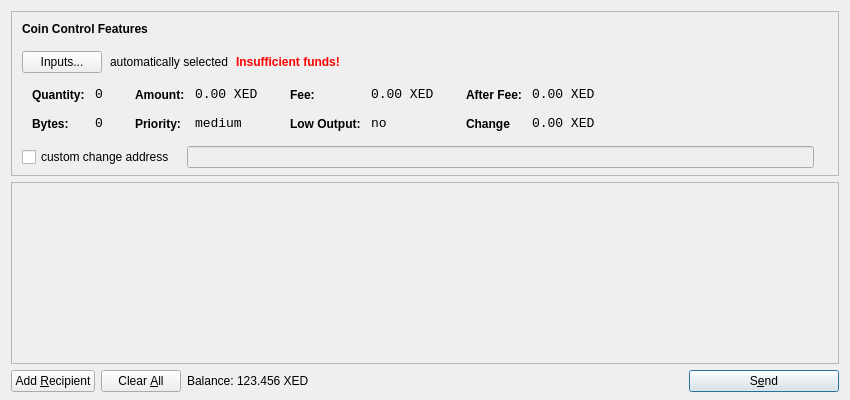
<?xml version="1.0" encoding="UTF-8"?>
<ui version="4.0">
 <class>SendCoinsDialog</class>
 <widget class="QDialog" name="SendCoinsDialog">
  <property name="geometry">
   <rect>
    <x>0</x>
    <y>0</y>
    <width>850</width>
    <height>400</height>
   </rect>
  </property>
  <property name="windowTitle">
   <string>Send Coins</string>
  </property>
  <layout class="QVBoxLayout" name="verticalLayout" stretch="0,1,0">
   <property name="bottomMargin">
    <number>8</number>
   </property>
   <item>
    <widget class="QFrame" name="frameCoinControl">
     <property name="sizePolicy">
      <sizepolicy hsizetype="Expanding" vsizetype="Expanding">
       <horstretch>0</horstretch>
       <verstretch>0</verstretch>
      </sizepolicy>
     </property>
     <property name="maximumSize">
      <size>
       <width>16777215</width>
       <height>16777215</height>
      </size>
     </property>
     <property name="frameShape">
      <enum>QFrame::StyledPanel</enum>
     </property>
     <property name="frameShadow">
      <enum>QFrame::Sunken</enum>
     </property>
     <layout class="QVBoxLayout" name="verticalLayoutCoinControl2">
      <property name="spacing">
       <number>-1</number>
      </property>
      <property name="leftMargin">
       <number>0</number>
      </property>
      <property name="topMargin">
       <number>0</number>
      </property>
      <property name="rightMargin">
       <number>0</number>
      </property>
      <property name="bottomMargin">
       <number>6</number>
      </property>
      <item>
       <layout class="QVBoxLayout" name="verticalLayoutCoinControl" stretch="0,0,0,0,1">
        <property name="spacing">
         <number>0</number>
        </property>
        <property name="leftMargin">
         <number>10</number>
        </property>
        <property name="topMargin">
         <number>10</number>
        </property>
        <item>
         <layout class="QHBoxLayout" name="horizontalLayoutCoinControl1">
          <property name="bottomMargin">
           <number>15</number>
          </property>
          <item>
           <widget class="QLabel" name="labelCoinControlFeatures">
            <property name="sizePolicy">
             <sizepolicy hsizetype="Preferred" vsizetype="Maximum">
              <horstretch>0</horstretch>
              <verstretch>0</verstretch>
             </sizepolicy>
            </property>
            <property name="font">
             <font>
              <weight>75</weight>
              <bold>true</bold>
             </font>
            </property>
            <property name="styleSheet">
             <string notr="true">font-weight:bold;</string>
            </property>
            <property name="text">
             <string>Coin Control Features</string>
            </property>
           </widget>
          </item>
         </layout>
        </item>
        <item>
         <layout class="QHBoxLayout" name="horizontalLayoutCoinControl2" stretch="0,0,0,0">
          <property name="spacing">
           <number>8</number>
          </property>
          <property name="bottomMargin">
           <number>10</number>
          </property>
          <item>
           <widget class="QPushButton" name="pushButtonCoinControl">
            <property name="styleSheet">
             <string notr="true"/>
            </property>
            <property name="text">
             <string>Inputs...</string>
            </property>
           </widget>
          </item>
          <item>
           <widget class="QLabel" name="labelCoinControlAutomaticallySelected">
            <property name="text">
             <string>automatically selected</string>
            </property>
            <property name="margin">
             <number>5</number>
            </property>
           </widget>
          </item>
          <item>
           <widget class="QLabel" name="labelCoinControlInsuffFunds">
            <property name="font">
             <font>
              <weight>75</weight>
              <bold>true</bold>
             </font>
            </property>
            <property name="styleSheet">
             <string notr="true">color:red;font-weight:bold;</string>
            </property>
            <property name="text">
             <string>Insufficient funds!</string>
            </property>
            <property name="margin">
             <number>5</number>
            </property>
           </widget>
          </item>
          <item>
           <spacer name="horizontalSpacerCoinControl">
            <property name="orientation">
             <enum>Qt::Horizontal</enum>
            </property>
            <property name="sizeHint" stdset="0">
             <size>
              <width>40</width>
              <height>1</height>
             </size>
            </property>
           </spacer>
          </item>
         </layout>
        </item>
        <item>
         <widget class="QWidget" name="widgetCoinControl" native="true">
          <property name="sizePolicy">
           <sizepolicy hsizetype="Preferred" vsizetype="Preferred">
            <horstretch>0</horstretch>
            <verstretch>0</verstretch>
           </sizepolicy>
          </property>
          <property name="minimumSize">
           <size>
            <width>0</width>
            <height>0</height>
           </size>
          </property>
          <property name="styleSheet">
           <string notr="true"/>
          </property>
          <layout class="QHBoxLayout" name="horizontalLayoutCoinControl5">
           <property name="margin">
            <number>0</number>
           </property>
           <item>
            <layout class="QHBoxLayout" name="horizontalLayoutCoinControl3" stretch="0,0,0,1">
             <property name="spacing">
              <number>20</number>
             </property>
             <property name="topMargin">
              <number>0</number>
             </property>
             <property name="bottomMargin">
              <number>10</number>
             </property>
             <item>
              <layout class="QFormLayout" name="formLayoutCoinControl1">
               <property name="horizontalSpacing">
                <number>10</number>
               </property>
               <property name="verticalSpacing">
                <number>14</number>
               </property>
               <property name="leftMargin">
                <number>10</number>
               </property>
               <property name="topMargin">
                <number>4</number>
               </property>
               <property name="rightMargin">
                <number>6</number>
               </property>
               <item row="0" column="0">
                <widget class="QLabel" name="labelCoinControlQuantityText">
                 <property name="styleSheet">
                  <string notr="true">font-weight:bold;</string>
                 </property>
                 <property name="text">
                  <string>Quantity:</string>
                 </property>
                 <property name="margin">
                  <number>0</number>
                 </property>
                </widget>
               </item>
               <item row="0" column="1">
                <widget class="QLabel" name="labelCoinControlQuantity">
                 <property name="font">
                  <font>
                   <family>Monospace</family>
                   <pointsize>10</pointsize>
                  </font>
                 </property>
                 <property name="cursor">
                  <cursorShape>IBeamCursor</cursorShape>
                 </property>
                 <property name="contextMenuPolicy">
                  <enum>Qt::ActionsContextMenu</enum>
                 </property>
                 <property name="text">
                  <string>0</string>
                 </property>
                 <property name="margin">
                  <number>0</number>
                 </property>
                 <property name="textInteractionFlags">
                  <set>Qt::LinksAccessibleByMouse|Qt::TextSelectableByKeyboard|Qt::TextSelectableByMouse</set>
                 </property>
                </widget>
               </item>
               <item row="1" column="0">
                <widget class="QLabel" name="labelCoinControlBytesText">
                 <property name="styleSheet">
                  <string notr="true">font-weight:bold;</string>
                 </property>
                 <property name="text">
                  <string>Bytes:</string>
                 </property>
                </widget>
               </item>
               <item row="1" column="1">
                <widget class="QLabel" name="labelCoinControlBytes">
                 <property name="font">
                  <font>
                   <family>Monospace</family>
                   <pointsize>10</pointsize>
                  </font>
                 </property>
                 <property name="cursor">
                  <cursorShape>IBeamCursor</cursorShape>
                 </property>
                 <property name="contextMenuPolicy">
                  <enum>Qt::ActionsContextMenu</enum>
                 </property>
                 <property name="text">
                  <string>0</string>
                 </property>
                 <property name="textInteractionFlags">
                  <set>Qt::LinksAccessibleByMouse|Qt::TextSelectableByKeyboard|Qt::TextSelectableByMouse</set>
                 </property>
                </widget>
               </item>
              </layout>
             </item>
             <item>
              <layout class="QFormLayout" name="formLayoutCoinControl2">
               <property name="horizontalSpacing">
                <number>10</number>
               </property>
               <property name="verticalSpacing">
                <number>14</number>
               </property>
               <property name="leftMargin">
                <number>6</number>
               </property>
               <property name="topMargin">
                <number>4</number>
               </property>
               <property name="rightMargin">
                <number>6</number>
               </property>
               <item row="0" column="0">
                <widget class="QLabel" name="labelCoinControlAmountText">
                 <property name="styleSheet">
                  <string notr="true">font-weight:bold;</string>
                 </property>
                 <property name="text">
                  <string>Amount:</string>
                 </property>
                 <property name="margin">
                  <number>0</number>
                 </property>
                </widget>
               </item>
               <item row="0" column="1">
                <widget class="QLabel" name="labelCoinControlAmount">
                 <property name="font">
                  <font>
                   <family>Monospace</family>
                   <pointsize>10</pointsize>
                  </font>
                 </property>
                 <property name="cursor">
                  <cursorShape>IBeamCursor</cursorShape>
                 </property>
                 <property name="contextMenuPolicy">
                  <enum>Qt::ActionsContextMenu</enum>
                 </property>
                 <property name="text">
                  <string>0.00 XED</string>
                 </property>
                 <property name="textInteractionFlags">
                  <set>Qt::LinksAccessibleByMouse|Qt::TextSelectableByKeyboard|Qt::TextSelectableByMouse</set>
                 </property>
                </widget>
               </item>
               <item row="1" column="0">
                <widget class="QLabel" name="labelCoinControlPriorityText">
                 <property name="styleSheet">
                  <string notr="true">font-weight:bold;</string>
                 </property>
                 <property name="text">
                  <string>Priority:</string>
                 </property>
                </widget>
               </item>
               <item row="1" column="1">
                <widget class="QLabel" name="labelCoinControlPriority">
                 <property name="font">
                  <font>
                   <family>Monospace</family>
                   <pointsize>10</pointsize>
                  </font>
                 </property>
                 <property name="cursor">
                  <cursorShape>IBeamCursor</cursorShape>
                 </property>
                 <property name="contextMenuPolicy">
                  <enum>Qt::ActionsContextMenu</enum>
                 </property>
                 <property name="text">
                  <string>medium</string>
                 </property>
                 <property name="textInteractionFlags">
                  <set>Qt::LinksAccessibleByMouse|Qt::TextSelectableByKeyboard|Qt::TextSelectableByMouse</set>
                 </property>
                </widget>
               </item>
              </layout>
             </item>
             <item>
              <layout class="QFormLayout" name="formLayoutCoinControl3">
               <property name="horizontalSpacing">
                <number>10</number>
               </property>
               <property name="verticalSpacing">
                <number>14</number>
               </property>
               <property name="leftMargin">
                <number>6</number>
               </property>
               <property name="topMargin">
                <number>4</number>
               </property>
               <property name="rightMargin">
                <number>6</number>
               </property>
               <item row="0" column="0">
                <widget class="QLabel" name="labelCoinControlFeeText">
                 <property name="styleSheet">
                  <string notr="true">font-weight:bold;</string>
                 </property>
                 <property name="text">
                  <string>Fee:</string>
                 </property>
                 <property name="margin">
                  <number>0</number>
                 </property>
                </widget>
               </item>
               <item row="0" column="1">
                <widget class="QLabel" name="labelCoinControlFee">
                 <property name="font">
                  <font>
                   <family>Monospace</family>
                   <pointsize>10</pointsize>
                  </font>
                 </property>
                 <property name="cursor">
                  <cursorShape>IBeamCursor</cursorShape>
                 </property>
                 <property name="contextMenuPolicy">
                  <enum>Qt::ActionsContextMenu</enum>
                 </property>
                 <property name="text">
                  <string>0.00 XED</string>
                 </property>
                 <property name="textInteractionFlags">
                  <set>Qt::LinksAccessibleByMouse|Qt::TextSelectableByKeyboard|Qt::TextSelectableByMouse</set>
                 </property>
                </widget>
               </item>
               <item row="1" column="0">
                <widget class="QLabel" name="labelCoinControlLowOutputText">
                 <property name="styleSheet">
                  <string notr="true">font-weight:bold;</string>
                 </property>
                 <property name="text">
                  <string>Low Output:</string>
                 </property>
                </widget>
               </item>
               <item row="1" column="1">
                <widget class="QLabel" name="labelCoinControlLowOutput">
                 <property name="font">
                  <font>
                   <family>Monospace</family>
                   <pointsize>10</pointsize>
                  </font>
                 </property>
                 <property name="cursor">
                  <cursorShape>IBeamCursor</cursorShape>
                 </property>
                 <property name="contextMenuPolicy">
                  <enum>Qt::ActionsContextMenu</enum>
                 </property>
                 <property name="text">
                  <string>no</string>
                 </property>
                 <property name="textInteractionFlags">
                  <set>Qt::LinksAccessibleByMouse|Qt::TextSelectableByKeyboard|Qt::TextSelectableByMouse</set>
                 </property>
                </widget>
               </item>
              </layout>
             </item>
             <item>
              <layout class="QFormLayout" name="formLayoutCoinControl4">
               <property name="horizontalSpacing">
                <number>10</number>
               </property>
               <property name="verticalSpacing">
                <number>14</number>
               </property>
               <property name="leftMargin">
                <number>6</number>
               </property>
               <property name="topMargin">
                <number>4</number>
               </property>
               <property name="rightMargin">
                <number>6</number>
               </property>
               <item row="0" column="0">
                <widget class="QLabel" name="labelCoinControlAfterFeeText">
                 <property name="styleSheet">
                  <string notr="true">font-weight:bold;</string>
                 </property>
                 <property name="text">
                  <string>After Fee:</string>
                 </property>
                 <property name="margin">
                  <number>0</number>
                 </property>
                </widget>
               </item>
               <item row="0" column="1">
                <widget class="QLabel" name="labelCoinControlAfterFee">
                 <property name="font">
                  <font>
                   <family>Monospace</family>
                   <pointsize>10</pointsize>
                  </font>
                 </property>
                 <property name="cursor">
                  <cursorShape>IBeamCursor</cursorShape>
                 </property>
                 <property name="contextMenuPolicy">
                  <enum>Qt::ActionsContextMenu</enum>
                 </property>
                 <property name="text">
                  <string>0.00 XED</string>
                 </property>
                 <property name="textInteractionFlags">
                  <set>Qt::LinksAccessibleByMouse|Qt::TextSelectableByKeyboard|Qt::TextSelectableByMouse</set>
                 </property>
                </widget>
               </item>
               <item row="1" column="0">
                <widget class="QLabel" name="labelCoinControlChangeText">
                 <property name="styleSheet">
                  <string notr="true">font-weight:bold;</string>
                 </property>
                 <property name="text">
                  <string>Change</string>
                 </property>
                </widget>
               </item>
               <item row="1" column="1">
                <widget class="QLabel" name="labelCoinControlChange">
                 <property name="font">
                  <font>
                   <family>Monospace</family>
                   <pointsize>10</pointsize>
                  </font>
                 </property>
                 <property name="cursor">
                  <cursorShape>IBeamCursor</cursorShape>
                 </property>
                 <property name="contextMenuPolicy">
                  <enum>Qt::ActionsContextMenu</enum>
                 </property>
                 <property name="text">
                  <string>0.00 XED</string>
                 </property>
                 <property name="textInteractionFlags">
                  <set>Qt::LinksAccessibleByMouse|Qt::TextSelectableByKeyboard|Qt::TextSelectableByMouse</set>
                 </property>
                </widget>
               </item>
              </layout>
             </item>
            </layout>
           </item>
          </layout>
         </widget>
        </item>
        <item>
         <layout class="QHBoxLayout" name="horizontalLayoutCoinControl4" stretch="0,0,0">
          <property name="spacing">
           <number>12</number>
          </property>
          <property name="sizeConstraint">
           <enum>QLayout::SetDefaultConstraint</enum>
          </property>
          <property name="topMargin">
           <number>5</number>
          </property>
          <property name="rightMargin">
           <number>5</number>
          </property>
          <item>
           <widget class="QCheckBox" name="checkBoxCoinControlChange">
            <property name="text">
             <string>custom change address</string>
            </property>
           </widget>
          </item>
          <item>
           <widget class="QLineEdit" name="lineEditCoinControlChange">
            <property name="enabled">
             <bool>false</bool>
            </property>
            <property name="sizePolicy">
             <sizepolicy hsizetype="Expanding" vsizetype="Fixed">
              <horstretch>0</horstretch>
              <verstretch>0</verstretch>
             </sizepolicy>
            </property>
           </widget>
          </item>
          <item>
           <widget class="QLabel" name="labelCoinControlChangeLabel">
            <property name="sizePolicy">
             <sizepolicy hsizetype="Preferred" vsizetype="Expanding">
              <horstretch>0</horstretch>
              <verstretch>0</verstretch>
             </sizepolicy>
            </property>
            <property name="minimumSize">
             <size>
              <width>0</width>
              <height>0</height>
             </size>
            </property>
            <property name="text">
             <string/>
            </property>
            <property name="margin">
             <number>3</number>
            </property>
           </widget>
          </item>
         </layout>
        </item>
        <item>
         <spacer name="verticalSpacerCoinControl">
          <property name="orientation">
           <enum>Qt::Vertical</enum>
          </property>
          <property name="sizeHint" stdset="0">
           <size>
            <width>800</width>
            <height>1</height>
           </size>
          </property>
         </spacer>
        </item>
       </layout>
      </item>
     </layout>
    </widget>
   </item>
   <item>
    <widget class="QScrollArea" name="scrollArea">
     <property name="widgetResizable">
      <bool>true</bool>
     </property>
     <widget class="QWidget" name="scrollAreaWidgetContents">
      <property name="geometry">
       <rect>
        <x>0</x>
        <y>0</y>
        <width>830</width>
        <height>165</height>
       </rect>
      </property>
      <layout class="QVBoxLayout" name="verticalLayout_2">
       <property name="margin">
        <number>0</number>
       </property>
       <item>
        <layout class="QVBoxLayout" name="entries">
         <property name="spacing">
          <number>6</number>
         </property>
        </layout>
       </item>
       <item>
        <spacer name="verticalSpacer">
         <property name="orientation">
          <enum>Qt::Vertical</enum>
         </property>
         <property name="sizeHint" stdset="0">
          <size>
           <width>20</width>
           <height>40</height>
          </size>
         </property>
        </spacer>
       </item>
      </layout>
     </widget>
    </widget>
   </item>
   <item>
    <layout class="QHBoxLayout" name="horizontalLayout">
     <item>
      <widget class="QPushButton" name="addButton">
       <property name="toolTip">
        <string>Send to multiple recipients at once</string>
       </property>
       <property name="text">
        <string>Add &amp;Recipient</string>
       </property>
       <property name="icon">
        <iconset resource="../bitcoin.qrc">
         <normaloff>:/icons/add</normaloff>:/icons/add</iconset>
       </property>
       <property name="autoDefault">
        <bool>false</bool>
       </property>
      </widget>
     </item>
     <item>
      <widget class="QPushButton" name="clearButton">
       <property name="sizePolicy">
        <sizepolicy hsizetype="Minimum" vsizetype="Fixed">
         <horstretch>0</horstretch>
         <verstretch>0</verstretch>
        </sizepolicy>
       </property>
       <property name="toolTip">
        <string>Remove all transaction fields</string>
       </property>
       <property name="text">
        <string>Clear &amp;All</string>
       </property>
       <property name="icon">
        <iconset resource="../bitcoin.qrc">
         <normaloff>:/icons/remove</normaloff>:/icons/remove</iconset>
       </property>
       <property name="autoRepeatDelay">
        <number>300</number>
       </property>
       <property name="autoDefault">
        <bool>false</bool>
       </property>
      </widget>
     </item>
     <item>
      <layout class="QHBoxLayout" name="horizontalLayout_2">
       <property name="spacing">
        <number>3</number>
       </property>
       <item>
        <widget class="QLabel" name="label">
         <property name="sizePolicy">
          <sizepolicy hsizetype="Preferred" vsizetype="Fixed">
           <horstretch>0</horstretch>
           <verstretch>0</verstretch>
          </sizepolicy>
         </property>
         <property name="text">
          <string>Balance:</string>
         </property>
        </widget>
       </item>
       <item>
        <widget class="QLabel" name="labelBalance">
         <property name="sizePolicy">
          <sizepolicy hsizetype="Preferred" vsizetype="Fixed">
           <horstretch>0</horstretch>
           <verstretch>0</verstretch>
          </sizepolicy>
         </property>
         <property name="cursor">
          <cursorShape>IBeamCursor</cursorShape>
         </property>
         <property name="text">
          <string>123.456 XED</string>
         </property>
         <property name="textInteractionFlags">
          <set>Qt::LinksAccessibleByMouse|Qt::TextSelectableByKeyboard|Qt::TextSelectableByMouse</set>
         </property>
        </widget>
       </item>
      </layout>
     </item>
     <item>
      <spacer name="horizontalSpacer">
       <property name="orientation">
        <enum>Qt::Horizontal</enum>
       </property>
       <property name="sizeHint" stdset="0">
        <size>
         <width>40</width>
         <height>20</height>
        </size>
       </property>
      </spacer>
     </item>
     <item>
      <widget class="QPushButton" name="sendButton">
       <property name="minimumSize">
        <size>
         <width>150</width>
         <height>0</height>
        </size>
       </property>
       <property name="toolTip">
        <string>Confirm the send action</string>
       </property>
       <property name="text">
        <string>S&amp;end</string>
       </property>
       <property name="icon">
        <iconset resource="../bitcoin.qrc">
         <normaloff>:/icons/send</normaloff>:/icons/send</iconset>
       </property>
       <property name="default">
        <bool>true</bool>
       </property>
      </widget>
     </item>
    </layout>
   </item>
  </layout>
 </widget>
 <resources>
  <include location="../bitcoin.qrc"/>
 </resources>
 <connections/>
</ui>
